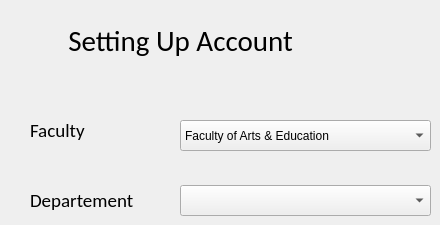
    <widget class="QWidget" name="tab_9">
     <attribute name="title">
      <string>Page</string>
     </attribute>
     <widget class="QLabel" name="label_12">
      <property name="geometry">
       <rect>
        <x>20</x>
        <y>20</y>
        <width>321</width>
        <height>41</height>
       </rect>
      </property>
      <property name="font">
       <font>
        <family>Calibri</family>
        <pointsize>22</pointsize>
        <weight>50</weight>
        <bold>false</bold>
       </font>
      </property>
      <property name="text">
       <string>Setting Up Account</string>
      </property>
      <property name="alignment">
       <set>Qt::AlignCenter</set>
      </property>
     </widget>
     <widget class="QLabel" name="label_14">
      <property name="geometry">
       <rect>
        <x>30</x>
        <y>120</y>
        <width>71</width>
        <height>21</height>
       </rect>
      </property>
      <property name="font">
       <font>
        <family>Calibri</family>
        <pointsize>14</pointsize>
        <weight>50</weight>
        <bold>false</bold>
       </font>
      </property>
      <property name="text">
       <string>Faculty </string>
      </property>
     </widget>
     <widget class="QComboBox" name="comboBox_faculty">
      <property name="geometry">
       <rect>
        <x>180</x>
        <y>120</y>
        <width>251</width>
        <height>31</height>
       </rect>
      </property>
      <item>
       <property name="text">
        <string>Faculty of Arts &amp; Education</string>
       </property>
      </item>
      <item>
       <property name="text">
        <string>Faculty of Basic Medical Science</string>
       </property>
      </item>
      <item>
       <property name="text">
        <string>Faculty of Communication &amp; Information Science</string>
       </property>
      </item>
      <item>
       <property name="text">
        <string>Faculty of  Engineering</string>
       </property>
      </item>
      <item>
       <property name="text">
        <string>Faculty of Environmental Design  &amp; Management</string>
       </property>
      </item>
      <item>
       <property name="text">
        <string>Faculty of Law</string>
       </property>
      </item>
      <item>
       <property name="text">
        <string>Faculty of Management &amp; Social Science</string>
       </property>
      </item>
      <item>
       <property name="text">
        <string>Faculty of Natural &amp; Applied Sciences</string>
       </property>
      </item>
      <item>
       <property name="text">
        <string>Faculty of Pharmacy</string>
       </property>
      </item>
      <item>
       <property name="text">
        <string>Faculty  of Public Health</string>
       </property>
      </item>
      <item>
       <property name="text">
        <string>College of Medicine</string>
       </property>
      </item>
     </widget>
     <widget class="QLabel" name="label_15">
      <property name="geometry">
       <rect>
        <x>30</x>
        <y>190</y>
        <width>111</width>
        <height>21</height>
       </rect>
      </property>
      <property name="font">
       <font>
        <family>Calibri</family>
        <pointsize>14</pointsize>
        <weight>50</weight>
        <bold>false</bold>
       </font>
      </property>
      <property name="text">
       <string>Departement</string>
      </property>
     </widget>
     <widget class="QComboBox" name="comboBox_department">
      <property name="geometry">
       <rect>
        <x>180</x>
        <y>185</y>
        <width>251</width>
        <height>31</height>
       </rect>
      </property>
     </widget>
    </widget>
